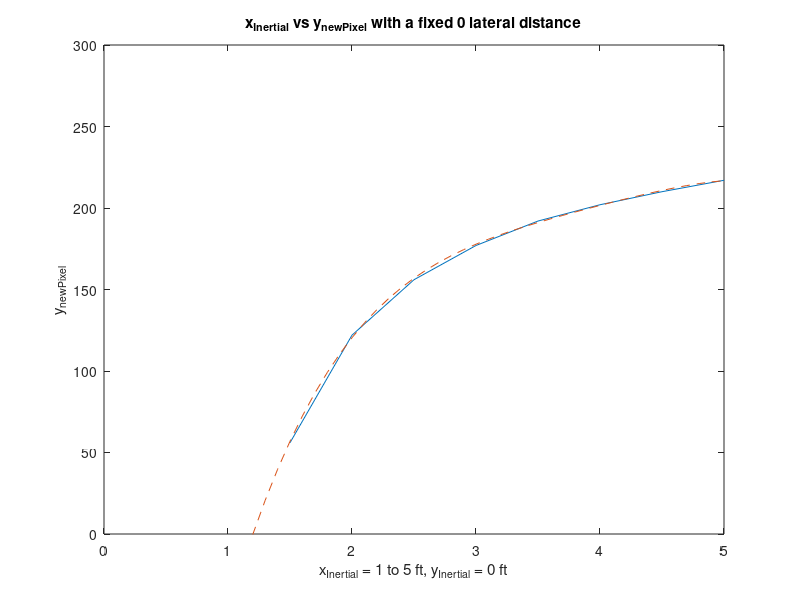
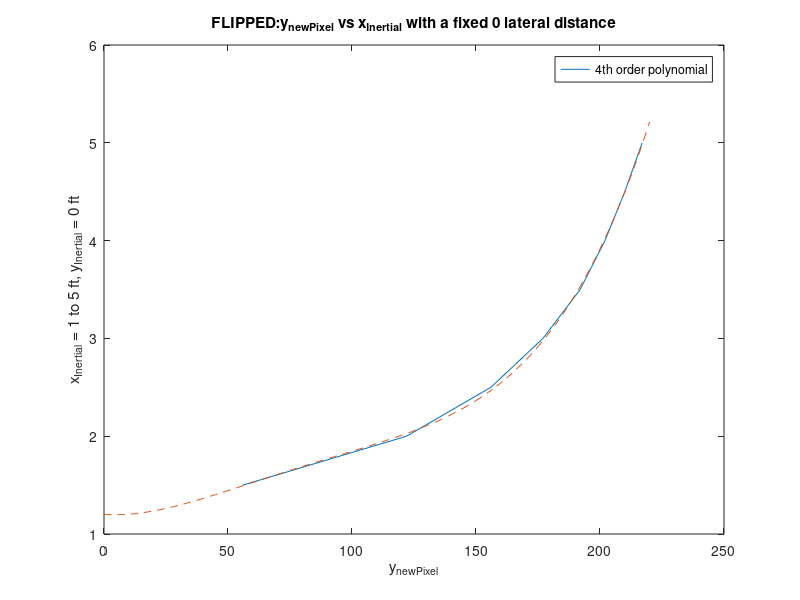
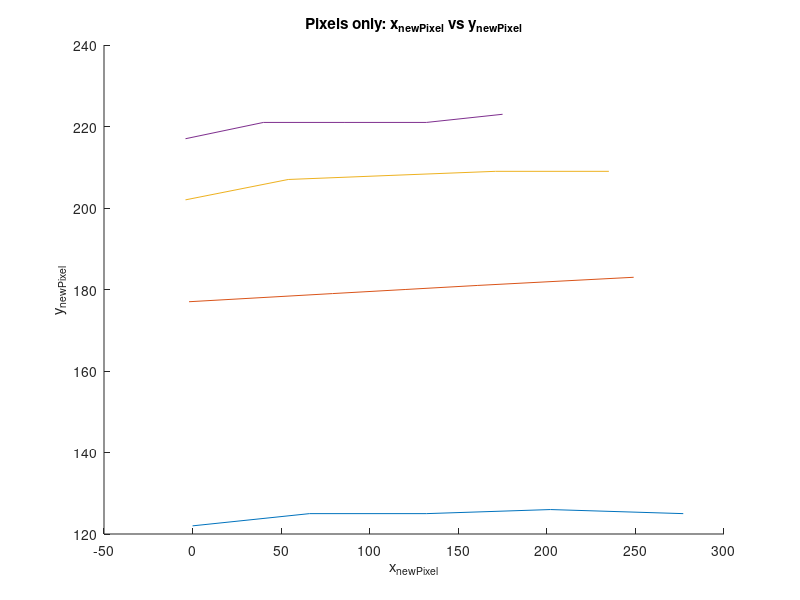
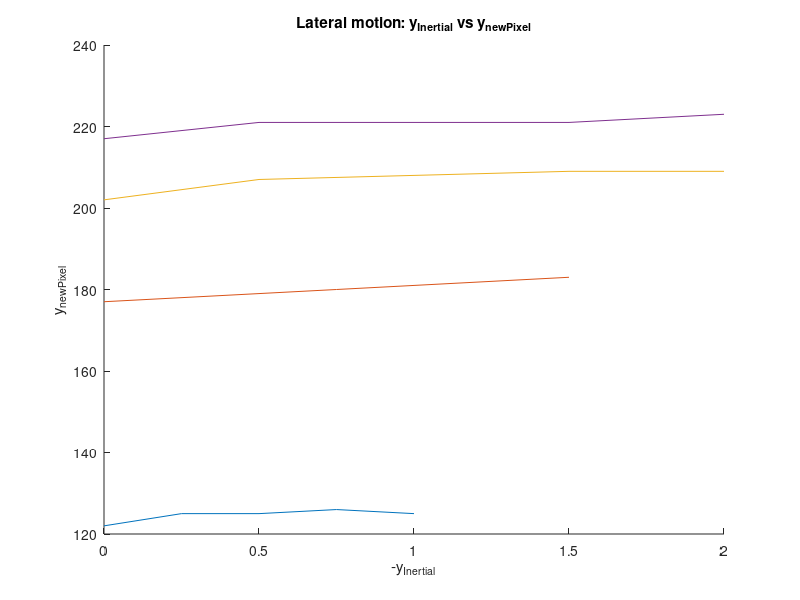

MATLAB code for these plots, in order:
%% Author: Tony Zheng
clear
clc
close all

%% Mapping a forward distance (with no lateral movement) to a number of y_newPixels
%xI = 1.5,2ft,2.5ft,3ft,3.5ft,4ft,4.5ft,5ft, yI=0
convertPixelFrame_Topleft_to_BottomCenter = @(xy,i) [xy(:,1,i)-320,480-xy(:,2,i)];
xPixel_yPixel_centerline=[322,424;
    320,358;
    319,324;
    318,303;
    318,288;
    316,278;
    316,270;
    316,263];
xPixel_yPixel_centerline = convertPixelFrame_Topleft_to_BottomCenter(xPixel_yPixel_centerline,1);
xInertial_centerline = [1.5;2;2.5;3;3.5;4;4.5;5];
xInertial_to_yPixel_Matrix = polyfit([1.2;xInertial_centerline],[0;xPixel_yPixel_centerline(:,2)],4);
xInertial_to_yPixel_vals =  polyval(xInertial_to_yPixel_Matrix, 0:.1:5);
plot(xInertial_centerline,xPixel_yPixel_centerline(:,2),[0:.1:5],xInertial_to_yPixel_vals,'--')
xlabel('x_{Inertial} = 1 to 5 ft, y_{Inertial} = 0 ft')
ylabel('y_{newPixel}')
title('x_{Inertial} vs y_{newPixel} with a fixed 0 lateral distance')
ylim([0 300])

%% Flipped axis to get the equation in reverse
figure
yPixel_to_xInertial_Matrix = polyfit([0;xPixel_yPixel_centerline(:,2)],[1.2;xInertial_centerline],4);
yPixel_to_xInertial_vals = polyval(yPixel_to_xInertial_Matrix,[0:220]);
plot(xPixel_yPixel_centerline(:,2),xInertial_centerline,[0:220],yPixel_to_xInertial_vals,'--')
ylabel('x_{Inertial} = 1 to 5 ft, y_{Inertial} = 0 ft')
xlabel('y_{newPixel}')
legend('4th order polynomial','Location','Best')
title('FLIPPED:y_{newPixel} vs x_{Inertial} with a fixed 0 lateral distance')

%% Plotting the objects at varying y_Inertial for different x_Inertial 
% xi = 2, yi by 0.25ft
% xPixel_yPixel_lateral
% (:,:,1) - xInertial = 2 ft, yInertial = 0, 0.25, 0.5, 0.75, 1 ft
xInertial_lateral = [2;3;4;5];
xPixel_yPixel_lateral(:,:,1) = [320,358;
                                386,355
                                452,355;
                                522,354;
                                597,355;];
xPixel_yPixel_lateral(:,:,2) = [318,303;
                                399,301;
                                440,300;
                                481,299;
                                569,297;];
xPixel_yPixel_lateral(:,:,3) = [316,278;
                                374,273;
                                432,272;
                                491,271;
                                555,271;];
xPixel_yPixel_lateral(:,:,4) = [316,263;
                                360,259;
                                406,259;
                                452,259;
                                495,257];
yInertial_lateral(:,:,1) = [0;0.25;0.5;0.75;1];
yInertial_lateral(:,:,2) = [0;0.5;0.75;1;1.5];
yInertial_lateral(:,:,3) = [0;0.5;1;1.5;2];
yInertial_lateral(:,:,4) = [0;0.5;1;1.5;2];
figure
hold all
for i = 1:size(xPixel_yPixel_lateral,3)
    xPixel_yPixel_lateral(:,:,i) = convertPixelFrame_Topleft_to_BottomCenter(xPixel_yPixel_lateral,i);
    plot(xPixel_yPixel_lateral(:,1,i),xPixel_yPixel_lateral(:,2,i))
end
xlabel('x_{newPixel}')
ylabel('y_{newPixel}')  
title('Pixels only: x_{newPixel} vs y_{newPixel}')

%% Changing the previous plot to have the given y_Inertial rather than x_newPixel for the x axis
figure
hold all
for i = 1:size(xPixel_yPixel_lateral,3)
    plot(yInertial_lateral(:,1,i),xPixel_yPixel_lateral(:,2,i))
end
xlabel('-y_{Inertial}')
ylabel('y_{newPixel}')  
title('Lateral motion: y_{Inertial} vs y_{newPixel}')

%% Offset each set of measurements at different x_Inertials so that the y_newPixel starts at 0 rather than the given y_newPixel (subtract each row by the first value)
yPixel_start_zero = @(xy) [xy(:,2)-xy(1,2)];
figure
hold all
for i = 1:size(xPixel_yPixel_lateral,3)
    yPixel_lateral_zero(:,:,i) = yPixel_start_zero(xPixel_yPixel_lateral(:,:,i));
    plot(yInertial_lateral(:,1,i),yPixel_lateral_zero(:,:,i))
end
xlabel('-y_{Inertial}')
ylabel('y_{newPixel}') 
%legend('x_I = 2ft','x_I = 3ft','x_I = 4ft','x_I = 5ft')
title('Lateral motion (pixel start at 0): y_{Inertial} vs y_{newPixel}')

%% Find a polynomial fit for all those data points
yInertial_vs_yPixel_polyfit=@(yi,yp) polyfit(yi,yp,3);
yInertial_lateral_polyvals_combined = [];
yInertial_lateral_linspaces_combined = [];
for i = 1:size(xPixel_yPixel_lateral,3)
    slope_yInertial_vs_yPixelzero(:,:,i) = yInertial_vs_yPixel_polyfit(yInertial_lateral(:,1,i),yPixel_lateral_zero(:,:,i));
    yInertial_lateral_polyvals(:,:,i) = polyval(slope_yInertial_vs_yPixelzero(:,:,i),linspace(0,yInertial_lateral(end,1,i),50));
    yInertial_lateral_polyvals_combined = [yInertial_lateral_polyvals_combined;yInertial_lateral_polyvals(:,:,i)'];
    yInertial_lateral_linspaces_combined = [yInertial_lateral_linspaces_combined;linspace(0,yInertial_lateral(end,1,i),50)'];
end

f1Matrix = yInertial_vs_yPixel_polyfit(yInertial_lateral_linspaces_combined,yInertial_lateral_polyvals_combined);
f1_polyvals = polyval(f1Matrix,yInertial_lateral_linspaces_combined);
hold on
plot(yInertial_lateral_linspaces_combined,f1_polyvals,'*')
legend('x_I = 2ft','x_I = 3ft','x_I = 4ft','x_I = 5ft','3rd order poly','Location','best')

%% Plot the varying lateral distance y_Inertial vs. x_newPixel

figure
hold all
for i = 1:size(xPixel_yPixel_lateral,3)
    plot(yInertial_lateral(:,:,i),xPixel_yPixel_lateral(:,1,i))
end
xlabel('-y_{Inertial}')
ylabel('x_{newPixel}')  

%% Calculate the slope of the line for each x_Inertial
 m=@(yi,xn) polyfit(yi,xn,1);
 
 for i = 1:size(xPixel_yPixel_lateral,3)
 	slope_yInertial_vs_xPixelzero(:,:,i) = m(yInertial_lateral(:,:,i),xPixel_yPixel_lateral(:,1,i));
	yInertial_lateral_polyvals(:,:,i) = polyval(slope_yInertial_vs_xPixelzero(:,:,i),linspace(0,yInertial_lateral(end,1,i),50));
 end
 
%% Taking a polyfit of each slope vs x_inertial
for i = 1:size(xPixel_yPixel_lateral,3)
    mlist(i,1) = slope_yInertial_vs_xPixelzero(:,1,i);
    blist(i,1) = slope_yInertial_vs_xPixelzero(:,2,i);
end

f2Matrix = polyfit(xInertial_lateral,mlist,3);
mvals = polyval(f2Matrix,xInertial_lateral);

%% Taking a polyfit of each offset vs x_inertial

bMatrix = polyfit(xInertial_lateral,blist,3);
bvals = polyval(bMatrix,xInertial_lateral);

%plot(mlist(:,1),mlist(:,2),mlist(:,1),mvals)
% 3rd order fit between the xI and m

%% Example of an arbitrary x_inertial to see if it lines up with my expectations
yis = 0:.2:2;
xnpis = polyval(f2Matrix,2.5)*yis+polyval(bMatrix,2.5);
hold on
plot(yis,xnpis)

%% Plotting the given x_inertials with my slope equation
hold on
for i = 1:size(xPixel_yPixel_lateral,3)
    plot(linspace(0,yInertial_lateral(end,1,i),50),yInertial_lateral_polyvals(:,:,i),'--')
end
title('Lateral motion: y_{Inertial} vs x_{newPixel} at varying forward distance')
legend('x_I = 2ft','x_I = 3ft','x_I = 4ft','x_I = 5ft','Test: x_I = 2.5ft','Location','best')

%% Plot slope vs x_inertial
figure
plot(xInertial_lateral,mlist)
title('Slope vs. x_{Inertial}')
xlabel('x_{Inertial}')
ylabel('Slope (x_{newPixel}/y_{Inertial})')

%% Plot offset B vs x_inertial
figure
plot(xInertial_lateral,blist)
title('Offset b vs. x_{Inertial}')
xlabel('x_{Inertial}')
ylabel('b (x_{newPixel}/y_{Inertial})')

%% Plotting the original points (Given x_inertial and y_inertial, when I run them through my equations, do they match the measured pixel positions?)

calc_ynp_to_xI = @(ynp) polyval(yPixel_to_xInertial_Matrix,ynp);
calc_xnp_to_yI = @(xI,xnp) (xnp-polyval(bMatrix,xI))./polyval(f2Matrix,xI);

figure
hold all
for i = 1:size(xPixel_yPixel_lateral,3)
    xI_calculated(:,:,i) = calc_ynp_to_xI(xPixel_yPixel_lateral(:,2,i));
    yI_calculated(:,:,i) = calc_xnp_to_yI(xI_calculated(:,:,i),xPixel_yPixel_lateral(:,1,i));
    xI_true(:,:,i) = xInertial_lateral(i)*ones(length(xPixel_yPixel_lateral(:,1,i)),1);
    plot(yInertial_lateral(:,:,i),xI_true(:,:,i),'o',yI_calculated(:,:,i),xI_calculated(:,:,i),'x')
end

ylim([0 6])
ylabel('x_{Inertial}')
xlabel('-y_{Inertial}')
title('Skewed')

%% Skew Correction
calc_yI_yp_skew = @(yI) polyval(f1Matrix,yI);

figure
hold all
for i = 1:size(xPixel_yPixel_lateral,3)
    yPixel_corrected(:,:,i) = calc_yI_yp_skew(yI_calculated(:,:,i));
    xInertial_corrected(:,:,i) = calc_ynp_to_xI(xPixel_yPixel_lateral(:,2,i)-yPixel_corrected(:,:,i));
    yInertial_corrected(:,:,i) = calc_xnp_to_yI(xInertial_corrected(:,:,i),xPixel_yPixel_lateral(:,1,i));
    plot(yInertial_lateral(:,:,i),xI_true(:,:,i),'o',yInertial_corrected(:,:,i),xInertial_corrected(:,:,i),'x')
end
ylim([0 6])
ylabel('x_{Inertial}')
xlabel('-y_{Inertial}')
title('Corrected')

%% Clear Workspace
save('Calibration_Matrices.mat','f1Matrix','f2Matrix','bMatrix','xInertial_to_yPixel_Matrix','yPixel_to_xInertial_Matrix')
clear
load Calibration_Matrices

